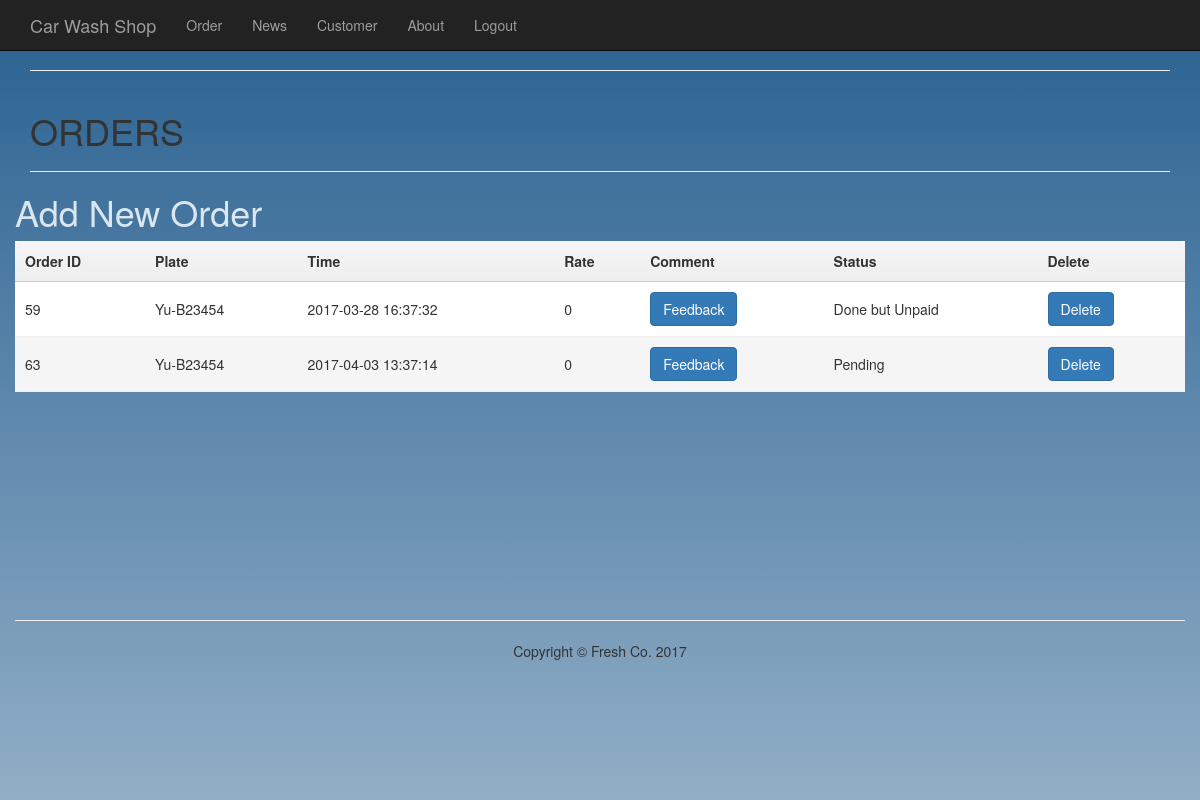
Before: /index.php?page=order (signed in) with the older database file.
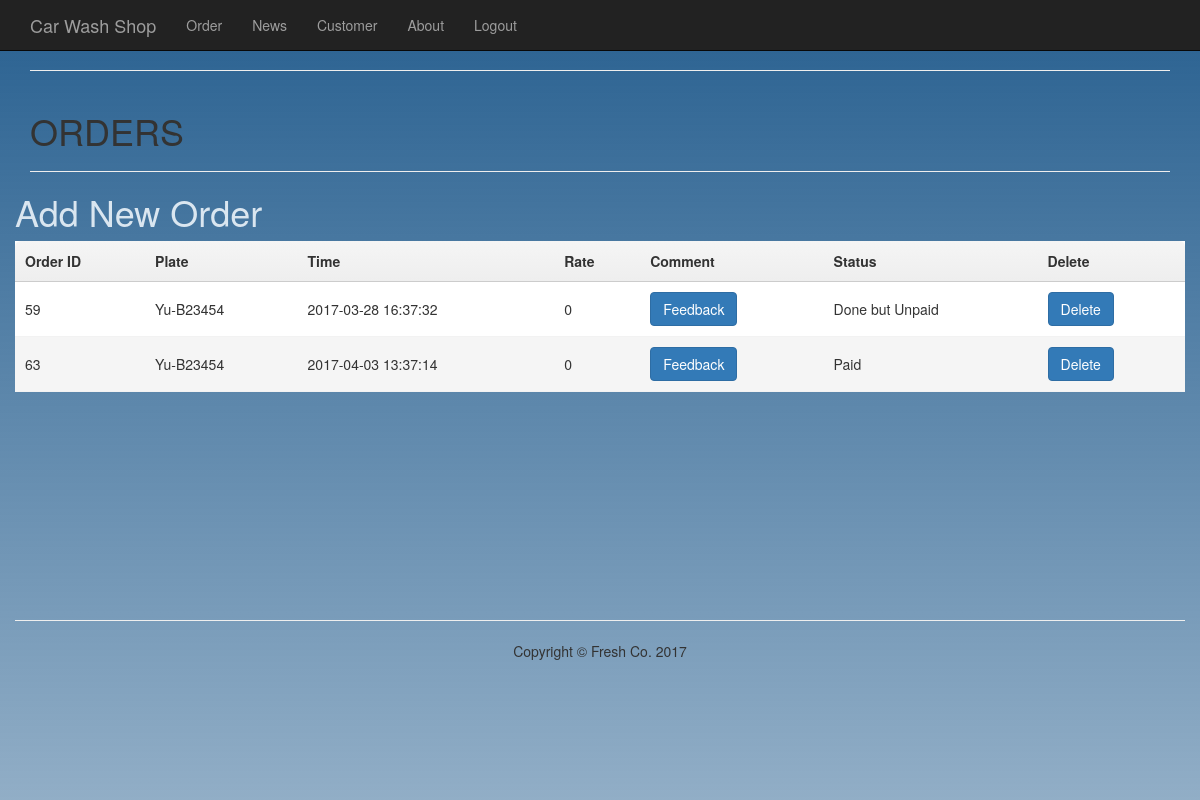
After: the same page with the newer database file.
### tables this page shows
CREATE TABLE IF NOT EXISTS `orders` (
  `id` int(10) unsigned NOT NULL,
  `cus_id` int(10) unsigned DEFAULT NULL,
  `Date` date DEFAULT NULL,
  `Time` time DEFAULT NULL,
  `status` int(11) DEFAULT NULL,
  `rate` int(11) NOT NULL
);

CREATE TABLE IF NOT EXISTS `car` (
  `id` int(11) NOT NULL,
  `plate` varchar(50) DEFAULT NULL,
  `brand` varchar(100) DEFAULT NULL,
  `color` varchar(100) DEFAULT NULL,
  `cus_id` int(10) unsigned DEFAULT NULL
);

### inc/db.php (called while the page is built, shortened)
<?php
 class Mysql{
	function __construct(){
		$this->conn=$this->getConn();
	}
	function getConn(){
        $conn =  mysql_connect('localhost','root','') or die("Cannot connect to server".mysql_error());
        return $conn;
    }
	function fetch($result){
        $row = mysql_fetch_array($result);
        return $row;
    }
	function query($sql){
        $res = mysql_query($sql,$this->conn) or die(mysql_error());
		return $res;
	}
}
$mysql = new Mysql();
?>

### app/order.php (the view, shortened to what this page needs)
<div class="container">
        <hr>
        <div class="row">
            <div class="col-sm-12 col-md-offset-0">
                <h1>ORDERS</h1>
				<hr>
			</div>
				<h1><a href="index.php?page=addorder" class="addorder">Add New Order</a></h1>
				<table class="zebra">
					<thead>
						<tr>
				       	 	<th>Order ID</th>
							<th>Plate</th>
							<th>Time</th>
							<th>Rate</th>
							<th>Comment</th>
							<th>Status</th>
							<th>Delete</th>
					</thead>
						<?php
					$sql_orders = "SELECT o.id,c.plate,CONCAT(Date,' ',Time) AS time,o.status,o.rate FROM orders AS o INNER JOIN order_service AS os ON o.id=os.order_id INNER JOIN car AS c ON c.id=os.car_id WHERE o.cus_id='".$_SESSION['customer_id']."'";
					$result_orders = $mysql->query($sql_orders);
					while ($row_orders = $mysql->fetch($result_orders)){
						?>
		            <tr>
					 <td><?php echo $row_orders['id']; ?></td>
		             <td><?php echo $row_orders['plate']; ?></td>
		             <td><?php echo $row_orders['time']; ?></td>
		             <td><?php echo $row_orders['rate']; ?></td>
					 <td>
						 <form method="post">
						 	 <input type="button" onClick="disp_prompt()" value="Feedback" class="btn btn-primary"/>
						 </form>
					 </td>
					 <td>
						<?php
						switch($row_orders['status']){
							case 1: echo 'Pending';break;
							case 3: echo 'Done but Unpaid';break;
							case 4: echo 'Paid';break;
						}
						?>
					 </td>
					 <td>
						<a href ="javascript:if(confirm('Are You Sure to Delete?'))location='index.php?page=order&id=<?php echo $row_orders['id']?>'" class="btn btn-primary">Delete </a>
					 </td>
					</tr>
		 				<?php
		 			}
		 				?>
				</table>
        		</div>
    	</div>

### inc/header.php (shortened to what this page needs)
<!DOCTYPE html>
<html lang="en">
	<head>
		<link href="static/css/bootstrap.min.css" rel="stylesheet">
		<link href="static/font-awesome/css/font-awesome.min.css" rel="stylesheet" type="text/css">
		<link href="static/css/business-frontpage.css" rel="stylesheet">
		<link href="static/css/frontend.css" rel="stylesheet">
	</head>
	 <body>
        <div class="mainbody"></div>

### inc/nav.php (shortened to what this page needs)
   <nav class="navbar navbar-inverse navbar-fixed-top" role="navigation">
       <div class="container">
           <div class="navbar-header">
               <a class="navbar-brand" href="index.php">Car Wash Shop</a>
           </div>
           <div class="collapse navbar-collapse" id="bs-example-navbar-collapse-1">
               <ul class="nav navbar-nav">
                   <li>
                       <a href="index.php?page=order">Order</a>
                   </li>
                   <li>
                       <a href="index.php?page=news">News</a>
                   </li>
                   <li>
                       <a href="index.php?page=customer">Customer</a>
                   </li>
                   <li>
                       <a href="index.php?page=services">About</a>
                   </li>
				<?php
			    if ($_SESSION['customer_id'] != 0 ){
				?>
                   <li>
                       <a href="index.php?logout">Logout</a>
                   </li>
				<?php
			}
				?>
               </ul>
           </div>
       </div>
   </nav>
<div class="footwrap">

### index.php (shortened to what this page needs)
<?php
	 require "inc/db.php";
	 include "inc/header.php";
	 include "inc/nav.php";
	 if(isset($_GET['page'])){
		$page = $_GET['page'];
	 }else{
		$page = 'home';
	 }
	 if($page=='home'){
		include "app/home.php";
	}else if($page=='services'){
		include "app/services.php";
	}else if($page=='order'){
		include "app/order.php";
	}else if($page=='news'){
		include "app/news.php";
	}else if($page=='addorder'){
		include "app/addorder.php";
	}else if($page=='customer'){
		include "app/customer.php";
	}
	include "inc/footer.php";
?>

### inc/footer.php (shortened to what this page needs)
    </div>
    <footer>
            <div class="col-sm-12 text-center ">
				<hr>
                <p>Copyright &copy; Fresh Co. 2017</p>
            </div>
    </footer>
  </body>
</html>

### static/css/business-frontpage.css (style rules this page uses)
table { *border-collapse: collapse; border-spacing: 0; width: 100%; }
.zebra td, .zebra th { padding: 10px; border-bottom: 1px solid #f2f2f2; }
.zebra tbody tr:nth-child(even) { background: #f5f5f5; -webkit-box-shadow: 0 1px 0 rgba(255,255,255,.8) inset; -moz-box-shadow:0 1px 0 rgba(255,255,255,.8) inset; box-shadow: 0 1px 0 rgba(255,255,255,.8) inset; }
.zebra th { text-align: left; text-shadow: 0 1px 0 rgba(255,255,255,.5); border-bottom: 1px solid #ccc; background-color: #eee; background-image: -webkit-gradient(linear, left top, left bottom, from(#f5f5f5), to(#eee)); background-image: -webkit-linear-gradient(top, #f5f5f5, #eee); background-image: -moz-linear-gradient(top, #f5f5f5, #eee); background-image: -ms-linear-gradient(top, #f5f5f5, #eee); background-image: -o-linear-gradient(top, #f5f5f5, #eee); background-image: linear-gradient(top, #f5f5f5, #eee); }
.zebra th:first-child { -moz-border-radius: 6px 0 0 0; -webkit-border-radius: 6px 0 0 0; border-radius: 6px 0 0 0; }
.zebra th:last-child { -moz-border-radius: 0 6px 0 0; -webkit-border-radius: 0 6px 0 0; border-radius: 0 6px 0 0; }
.zebra { background: white; }

### static/css/frontend.css (style rules this page uses)
.footwrap { min-height: 600px; padding-top: 50px; }
.mainbody { background: -webkit-linear-gradient(top, #286090 0%,rgba(40, 96, 144, 0.51) 100%); width: 100%; height: 100%; position: fixed; z-index:-1; }
.addorder { color:#dae6f0; }

Changed rows visible on the page:
changed orders id 63: status "Pending" → "Paid"
